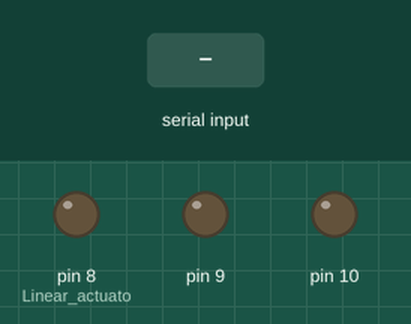
Recording of a sketch running on a simulated Arduino Uno, built with avr-gcc and run on an emulated ATmega328P. Parts: output pins drawn as LEDs (lit = HIGH). The test bench sets the inputs (shaded band).

Above: at 1.2 s.
1.3 s: "a" received over Serial
At 2.1 s:
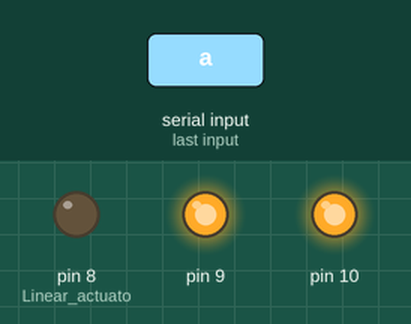
Timing chart, 0 to 4.3 s (numbered marks = the images above; inputs shaded):
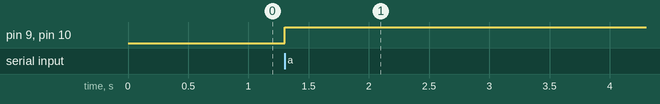

The sketch:

Linear_Actuator_control_test_02.ino
```cpp
int Speed = 255; //this is the PWM speed 0-255

// Bluetooth stuff ==========================================================
char junk;
String inputString="";
//===========================================================================


void setup() {
  Serial.begin(9600);
}

void loop() {

    if(Serial.available()){

          pinMode(8, OUTPUT); //Linear actuato //this reconnects the motors
          pinMode(9, OUTPUT);
          pinMode(10, OUTPUT);


char inChar = (char)Serial.read();
inputString = inChar;

    if(inputString == "a"){


          digitalWrite(8,LOW);                                  // Pulls
          digitalWrite(9,HIGH);
          analogWrite(10,Speed); //this is the PWM speed 0-255
          delay(7000);

            pinMode(8, INPUT); // Here we disconnect the motors to prevent an infinte loop of the final actions
            pinMode(9, INPUT);
            pinMode(10, INPUT);


    } else if (inputString == "b") {

          digitalWrite(8,HIGH);                                  // Pushes
          digitalWrite(9,LOW);
          analogWrite(10,Speed); //this is the PWM speed 0-255
          delay(7000);

            pinMode(8, INPUT); // Here we disconnect the motors to prevent an infinte loop of the final actions
            pinMode(9, INPUT);
            pinMode(10, INPUT);

    }
  }
}
```

Measured:
- after the input at 1.3 s, pin 9, pin 10: LOW → HIGH at once
